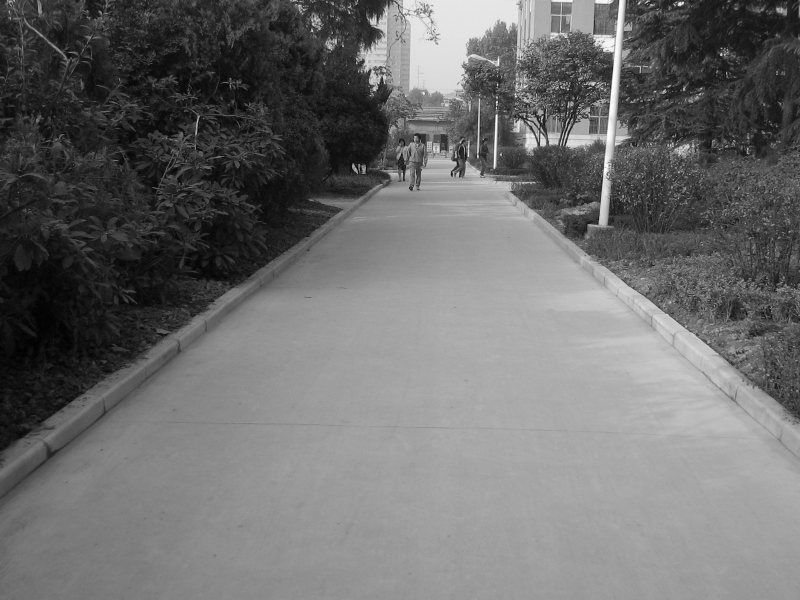
%> input picture 2.jpg, 1600 x 1200 px (shown at 1/2 size)
$ octave --eval "main;"   (GNU Octave 9; MATLAB toolbox functions it lacks are replaced by stand-ins)
%> lines starting %> are read from the running program, lines starting %| are printed output that depends on the picture; in (x1, y1, x2, y2) boxes, pixels count from 0 and x2, y2 are one past the last pixel; in counts of white or black regions, pixels touching at a corner belong together; the program's own positions count from 1
%%%%%%%%%%%%%%%%遗传算法在道路图像阈值分割中的应用%%%%%%%%%%%%
function main()
clear all
close all
clc
global chrom oldpop fitness lchrom  popsize cross_rate mutation_rate yuzhisum
global maxgen  m n fit gen yuzhi A B C oldpop1 popsize1 b b1 fitness1 yuzhi1
A=imread('2.jpg');     %读入道路图像
%> A is the input picture: size 1200x1600x3 uint8; min 0, max 255, mean 109.2
A=imresize(A,0.4);
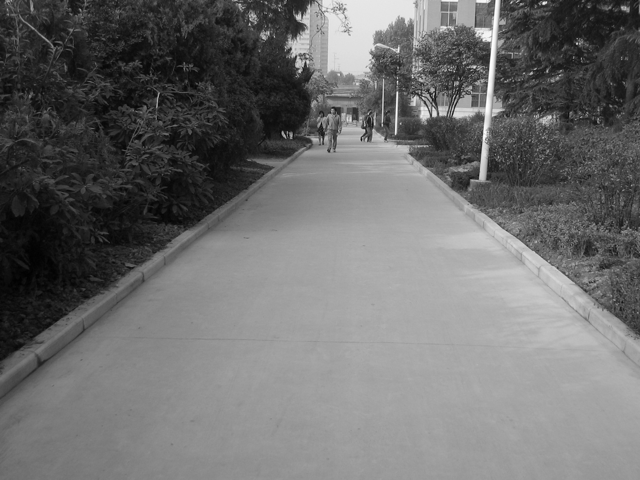
%> A: size 480x640x3 uint8; min 1, max 255, mean 109.2
B=rgb2gray(A);         %灰度化
C=imresize(B,0.1);     %将读入的图像缩小
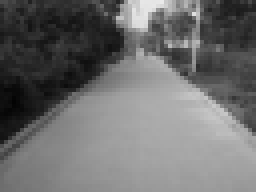
%> C: size 48x64 uint8 (shown 4 times larger); min 3, max 233, mean 109.2
lchrom=8;              %染色体长度
popsize=10;            %种群大小
cross_rate=0.7;        %交叉概率
mutation_rate=0.4;     %变异概率
maxgen=150;            %最大代数
[m,n]=size(C);
%> m = 48; n = 64
'计算中,请稍等...'
initpop;    %初始种群
for gen=1:maxgen
    generation;  %遗传操作
end
findresult; %图象分割结果
%%%输出进化各曲线
figure;
gen=1:maxgen;
plot(gen,fit(1,gen));
title('最佳适应度值进化曲线');
figure;
plot(gen,yuzhi(1,gen));
title('每一代的最佳阈值进化曲线');

%%%%%%%%%%%%%%%%%%%初始化种群%%%%%%%%%%%%%%%%%%%%
function initpop()
global lchrom oldpop popsize chrom C
imshow(C);
for i=1:popsize
    chrom=rand(1,lchrom);
    for j=1:lchrom
        if chrom(1,j)<0.5
            chrom(1,j)=0;
       else
           chrom(1,j)=1;
        end
    end
    oldpop(i,1:lchrom)=chrom;
end

%%%%%%%%%%%%%%%%%产生新一代个体%%%%%%%%%%%%%%%%%%%%%%
function generation()
fitness_order;                  %计算适应度值及排序
select;                         %选择操作
crossover;                      %交叉
mutation;                       %变异
%%%%%%%%%%%%%%%%%计算适度值并且排序%%%%%%%%%%%%%%%%%%%
function fitness_order()
global lchrom oldpop fitness popsize chrom fit gen C m n  fitness1 yuzhisum
global lowsum higsum u1 u2 yuzhi gen oldpop1 popsize1 b1 b yuzhi1
if popsize>=5
    popsize=ceil(popsize-0.03*gen);
end
if gen==75     %当进化到末期的时候调整种群规模和交叉、变异概率
    cross_rate=0.3;        %交叉概率
    mutation_rate=0.3;     %变异概率
end
%如果不是第一代则将上一代操作后的种群根据此代的种群规模装入此代种群中
if gen>1
    t=oldpop;
    j=popsize1;
    for i=1:popsize
        if j>=1
            oldpop(i,:)=t(j,:);
        end
        j=j-1;
    end
end
%计算适度值并排序
for i=1:popsize
    lowsum=0;
    higsum=0;
    lownum=0;
    hignum=0;
    chrom=oldpop(i,:);
    c=0;
    for j=1:lchrom
        c=c+chrom(1,j)*(2^(lchrom-j));
    end
    b(1,i)=c*255/(2^lchrom-1);  %转化到灰度值
    for x=1:m
        for y=1:n
            if C(x,y)<=b(1,i)
                lowsum=lowsum+double(C(x,y));%统计低于阈值的灰度值的总和
                lownum=lownum+1; %统计低于阈值的灰度值的像素的总个数
            else
                higsum=higsum+double(C(x,y));%统计高于阈值的灰度值的总和
                hignum=hignum+1; %统计高于阈值的灰度值的像素的总个数
            end
        end
    end
    if lownum~=0
        u1=lowsum/lownum; %u1、u2为对应于两类的平均灰度值
    else
        u1=0;
    end
    if hignum~=0
        u2=higsum/hignum;
    else
        u2=0;
    end
    fitness(1,i)=lownum*hignum*(u1-u2)^2; %计算适度值
end
if gen==1 %如果为第一代，从小往大排序
    for i=1:popsize
        j=i+1;
        while j<=popsize
            if fitness(1,i)>fitness(1,j)
                tempf=fitness(1,i);
                tempc=oldpop(i,:);
                tempb=b(1,i);
                b(1,i)=b(1,j);
                b(1,j)=tempb;
                fitness(1,i)=fitness(1,j);
                oldpop(i,:)=oldpop(j,:);
                fitness(1,j)=tempf;
                oldpop(j,:)=tempc;
            end
            j=j+1;
        end
    end
    for i=1:popsize
        fitness1(1,i)=fitness(1,i);
        b1(1,i)=b(1,i);
        oldpop1(i,:)=oldpop(i,:);
    end
    popsize1=popsize;
else %大于一代时进行如下从小到大排序
    for i=1:popsize
        j=i+1;
        while j<=popsize
            if fitness(1,i)>fitness(1,j)
                tempf=fitness(1,i);
                tempc=oldpop(i,:);
                tempb=b(1,i);
                b(1,i)=b(1,j);
                b(1,j)=tempb;
                fitness(1,i)=fitness(1,j);
                oldpop(i,:)=oldpop(j,:);
                fitness(1,j)=tempf;
                oldpop(j,:)=tempc;
            end
            j=j+1;
        end
    end
end
%下边对上一代群体进行排序
for i=1:popsize1
    j=i+1;
    while j<=popsize1
        if fitness1(1,i)>fitness1(1,j)
            tempf=fitness1(1,i);
            tempc=oldpop1(i,:);
            tempb=b1(1,i);
            b1(1,i)=b1(1,j);
            b1(1,j)=tempb;
            fitness1(1,i)=fitness1(1,j);
            oldpop1(i,:)=oldpop1(j,:);
            fitness1(1,j)=tempf;
            oldpop1(j,:)=tempc;
        end
        j=j+1;
    end
end
%下边统计每一代中的最佳阈值和最佳适应度值
if gen==1
    fit(1,gen)=fitness(1,popsize);
    yuzhi(1,gen)=b(1,popsize);
    yuzhisum=0;
else
    if fitness(1,popsize)>fitness1(1,popsize1)
        yuzhi(1,gen)=b(1,popsize); %每一代中的最佳阈值
        fit(1,gen)=fitness(1,popsize);%每一代中的最佳适应度
    else
        yuzhi(1,gen)=b1(1,popsize1);
        fit(1,gen)=fitness1(1,popsize1);
    end
end

%%%%%%%%%%%%%%%%%%%精英选择%%%%%%%%%%%%%%%%%%%%
function select()
global fitness popsize oldpop temp popsize1 oldpop1 gen b b1 fitness1
%统计前一个群体中适应值比当前群体适应值大的个数
s=popsize1+1;
for j=popsize1:-1:1
    if fitness(1,popsize)<fitness1(1,j)
        s=j;
    end
end
for i=1:popsize
    temp(i,:)=oldpop(i,:);
end
if s~=popsize1+1
    if gen<50  %小于50代用上一代中用适应度值大于当前代的个体随机代替当前代中的个体
        for i=s:popsize1
            p=rand;
            j=floor(p*popsize+1);
            temp(j,:)=oldpop1(i,:);
            b(1,j)=b1(1,i);
            fitness(1,j)=fitness1(1,i);
        end
    else
        if gen<100  %50~100代用上一代中用适应度值大于当前代的个体代替当前代中的最差个体
            j=1;
            for i=s:popsize1
                temp(j,:)=oldpop1(i,:);
                b(1,j)=b1(1,i);
                fitness(1,j)=fitness1(1,i);
                j=j+1;
            end
        else %大于100代用上一代中的优秀的一半代替当前代中的最差的一半，加快寻优
            j=popsize1;
            for i=1:floor(popsize/2)
                temp(i,:)=oldpop1(j,:);
                b(1,i)=b1(1,j);
                fitness(1,i)=fitness1(1,j);
                j=j-1;
            end
        end
    end
end
%将当前代的各项数据保存
for i=1:popsize
    b1(1,i)=b(1,i);
end
for i=1:popsize
    fitness1(1,i)=fitness(1,i);
end
for i=1:popsize
    oldpop1(i,:)=temp(i,:);
end
popsize1=popsize;
%%%%%%%%%%%%%交叉%%%%%%%%%%%%%%%%%%%%%%%%%%
function crossover()
global temp popsize cross_rate lchrom
j=1;
for i=1:popsize
    p=rand;
    if p<cross_rate
        parent(j,:)=temp(i,:);
        a(1,j)=i;
        j=j+1;
    end
end
j=j-1;
if rem(j,2)~=0
    j=j-1;
end
if j>=2
    for k=1:2:j
        cutpoint=round(rand*(lchrom-1));
        f=k;
        for i=1:cutpoint
            temp(a(1,f),i)=parent(f,i);
            temp(a(1,f+1),i)=parent(f+1,i);
        end
        for i=(cutpoint+1):lchrom
            temp(a(1,f),i)=parent(f+1,i);
            temp(a(1,f+1),i)=parent(f,i);
        end
    end
end

%%%%%%%%%%%%%%%%%%%%%%%%%变异%%%%%%%%%%%%%%%%%%%%%
function mutation()
global popsize lchrom mutation_rate temp newpop oldpop
sum=lchrom*popsize;    %总基因个数
mutnum=round(mutation_rate*sum);    %发生变异的基因数目
for i=1:mutnum
    s=rem((round(rand*(sum-1))),lchrom)+1; %确定所在基因的位数
    t=ceil((round(rand*(sum-1)))/lchrom); %确定变异的是哪个基因
    if t<1
        t=1;
    end
    if t>popsize
        t=popsize;
    end
    if s>lchrom
        s=lchrom;
    end
    if temp(t,s)==1
        temp(t,s)=0;
    else
        temp(t,s)=1;
    end
end
for i=1:popsize
    oldpop(i,:)=temp(i,:);
end
%%%%%%%%%%%%%%%%%%%%%%查看结果%%%%%%%%%%%%%%%%%%%%
function findresult()
global maxgen yuzhi m n C B A
result=floor(yuzhi(1,maxgen)) %result为最佳阈值
C=imresize(B,0.3);
%> C: size 144x192 uint8
imshow(A);
title('原始道路图像')
figure;
subplot(1,2,1)
imshow(C);
title('原始道路的灰度图')
[m,n]=size(C);
%> m = 144; n = 192
%用所找到的阈值分割图象
for i=1:m
    for j=1:n
        if C(i,j)<=result
            C(i,j)=0;
        else
            C(i,j)=255;
        end
    end
end
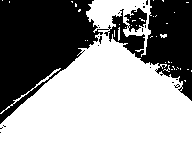
%> C: size 144x192 uint8; 56.6% white; 20 black regions (19 under 20 px), largest, box (x1, y1, x2, y2) and area: (0, 0, 192, 124) 11923
subplot(1,2,2)
imshow(C);
title('阈值分割后的道路图');
%> in main, `title('最佳适应度值进化曲线');`:
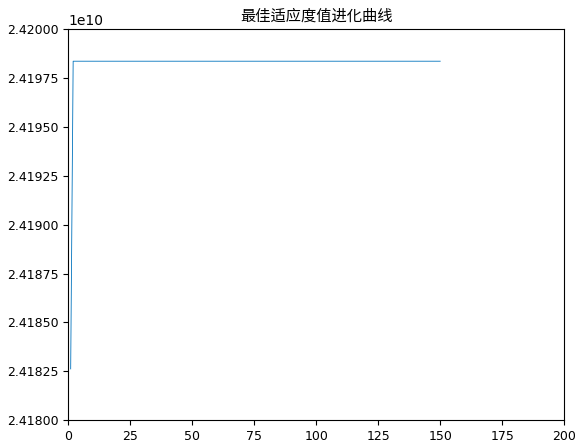
%> figure redrawn from the program's plot data; curve peaks at x = 2, y = 2.42e+10
%> `main;`:
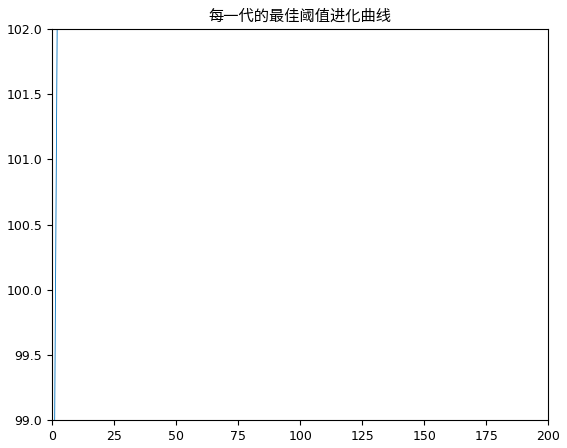
%> figure redrawn from the program's plot data; curve peaks at x = 2, y = 102
